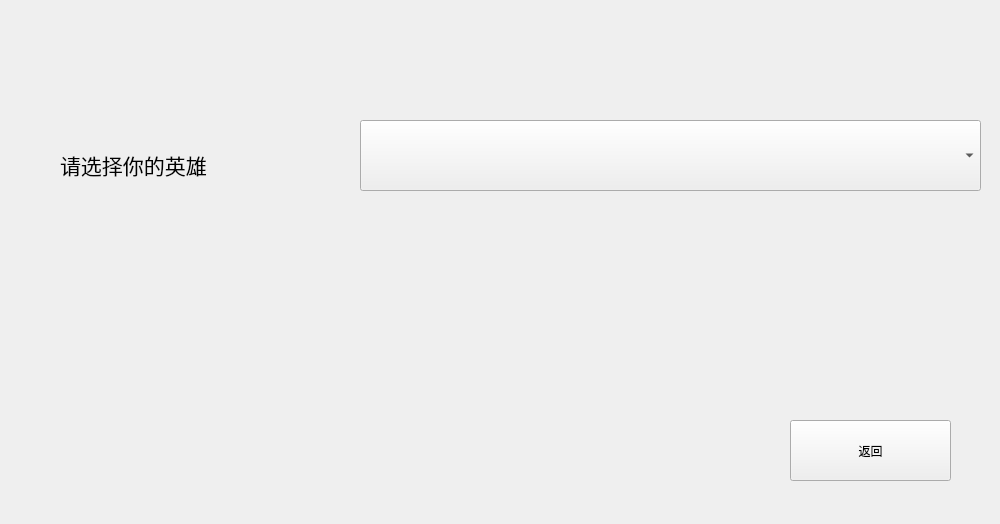
<?xml version="1.0" encoding="UTF-8"?>
<ui version="4.0">
 <class>Character</class>
 <widget class="QWidget" name="Character">
  <property name="geometry">
   <rect>
    <x>0</x>
    <y>0</y>
    <width>1000</width>
    <height>524</height>
   </rect>
  </property>
  <property name="windowTitle">
   <string>Form</string>
  </property>
  <widget class="QLabel" name="label">
   <property name="geometry">
    <rect>
     <x>60</x>
     <y>110</y>
     <width>351</width>
     <height>111</height>
    </rect>
   </property>
   <property name="text">
    <string>&lt;html&gt;&lt;head/&gt;&lt;body&gt;&lt;p&gt;&lt;span style=&quot; font-size:16pt;&quot;&gt;请选择你的英雄&lt;/span&gt;&lt;/p&gt;&lt;/body&gt;&lt;/html&gt;</string>
   </property>
   <property name="margin">
    <number>10</number>
   </property>
   <property name="indent">
    <number>0</number>
   </property>
  </widget>
  <widget class="QComboBox" name="comboBox">
   <property name="geometry">
    <rect>
     <x>360</x>
     <y>120</y>
     <width>621</width>
     <height>71</height>
    </rect>
   </property>
  </widget>
  <widget class="QPushButton" name="returnButton">
   <property name="geometry">
    <rect>
     <x>790</x>
     <y>420</y>
     <width>161</width>
     <height>61</height>
    </rect>
   </property>
   <property name="text">
    <string>返回</string>
   </property>
  </widget>
 </widget>
 <resources/>
 <connections/>
</ui>
